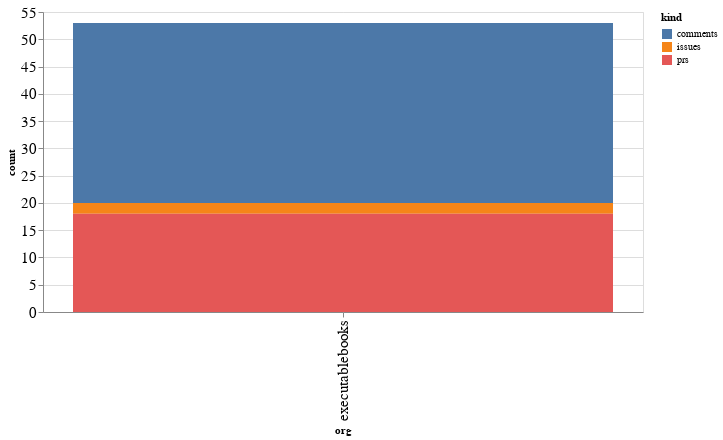

Notebook cell for this chart:
### Code cell
alt.Chart(org_summaries, width=600).mark_bar().encode(
    x='org',
    y='count',
    color='kind',
    tooltip="org"
)

### Figure 1 — Vega-Lite specification as saved in the notebook (floating-point values rounded to 4 significant figures)
{"config": {"axisLeft": {"labelFontSize": 15}, "axisBottom": {"labelFontSize": 15}}, "data": {"name": "data-4f0d29dc58be5a78de9918c41dbcbe6e"}, "mark": "bar", "encoding": {"color": {"type": "nominal", "field": "kind"}, "tooltip": {"type": "nominal", "field": "org"}, "x": {"type": "nominal", "field": "org"}, "y": {"type": "quantitative", "field": "count"}}, "width": 600, "$schema": "https://vega.github.io/schema/vega-lite/v4.8.1.json", "datasets": {"data-4f0d29dc58be5a78de9918c41dbcbe6e": [{"org": "executablebooks", "kind": "comments", "count": 33}, {"org": "executablebooks", "kind": "issues", "count": 2}, {"org": "executablebooks", "kind": "prs", "count": 18}]}}
